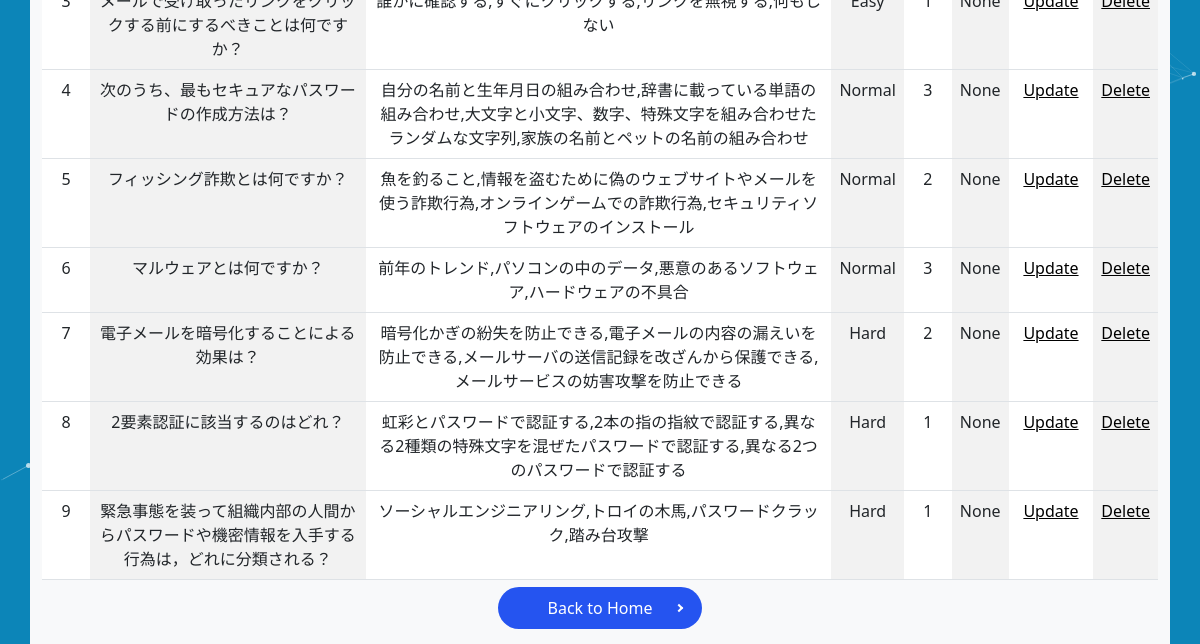
The app's page /questions_manager (lower part), older data.
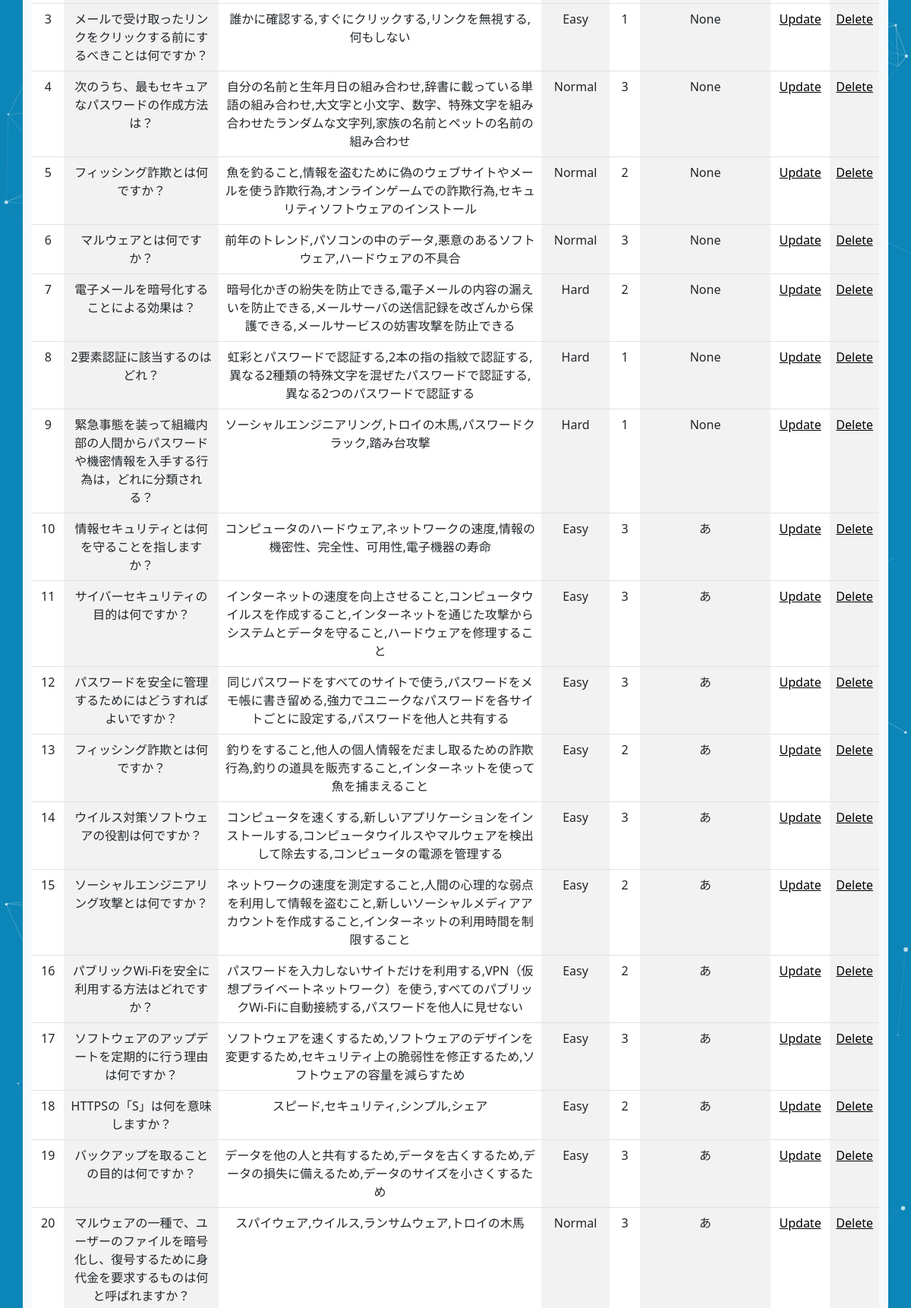
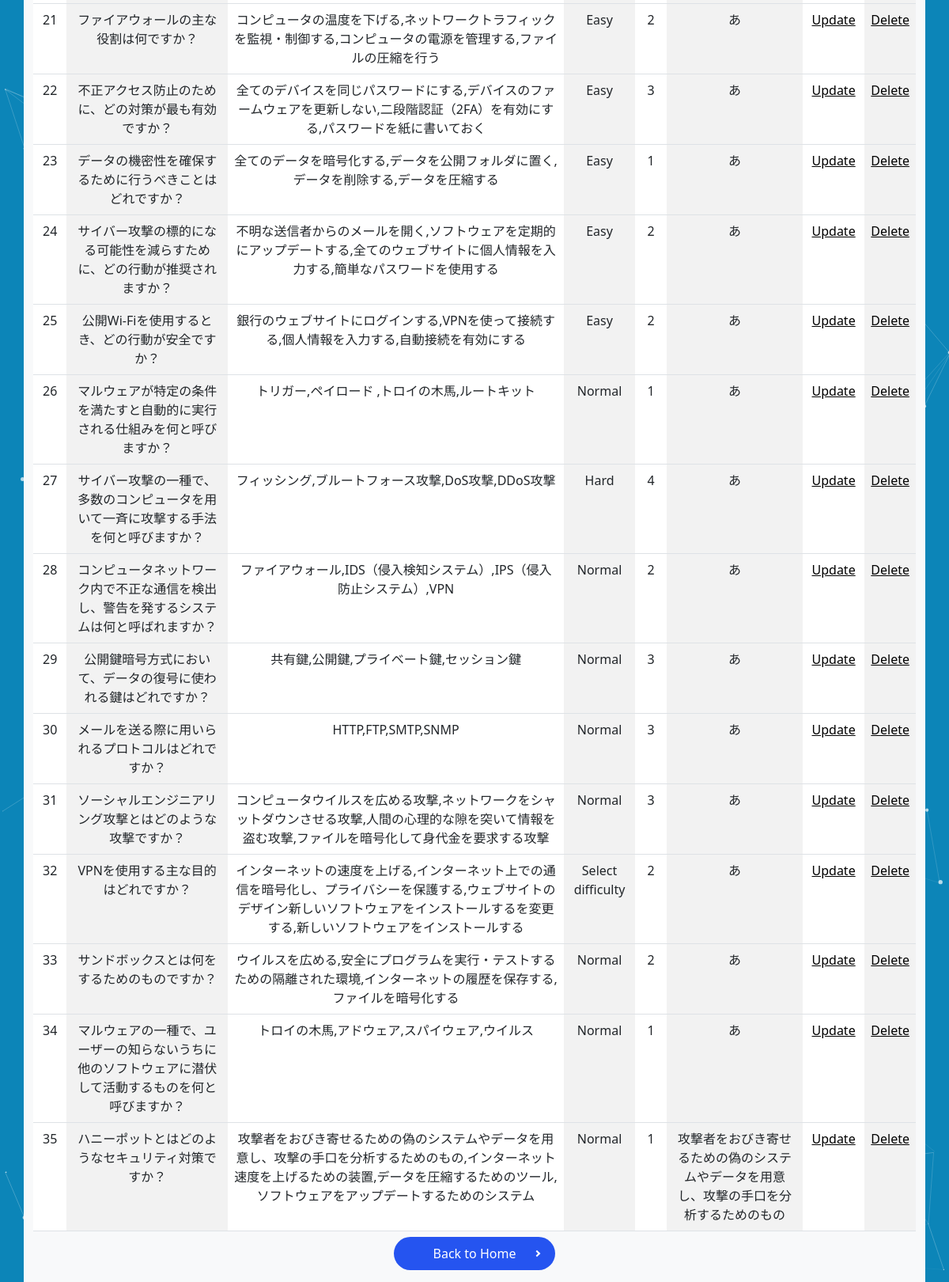
The same page, newer data (2 pictures, top to bottom).
### app.py (models this page shows)
class Question(db.Model):
    id = db.Column(db.Integer, primary_key=True)
    text = db.Column(db.Text, nullable=False)
    choices = db.Column(db.Text, nullable=False)
    difficulty = db.Column(db.String(50), nullable=False)
    correct_choice = db.Column(db.Integer, nullable=False)
    explain = db.Column(db.Text, nullable=True)

### app.py (the view)
@app.route("/questions_manager")
def list_questions_manager():
    questions = Question.query.all()
    return render_template("manager/question_list.html", questions=questions)

### templates/manager/question_list.html (shortened to what this page needs)
{% extends 'base.html' %}
{% block body %}
<div id="particles-js"></div>
<link rel="stylesheet" href="../../static/css/background.css">
<link rel="stylesheet" href="../../static/css/yajirusi_button.css">
<br>
<br>
<div class="container-sm bg-light text-center" style="width: 1600px;">
    <table class="table table-striped-columns">
        <tbody>
            {% for question in questions %}
            <tr>
                <td>{{ question.id }}</td>
                <td>{{ question.text }}</td>
                <td>{{ question.choices }}</td>
                <td>{{ question.difficulty }}</td>
                <td>{{ question.correct_choice }}</td>
                <td>{{ question.explain }}</td>
                <td><a href="/update/{{ question.id }}" role="button">Update</a> </td>
                <td><a href="/delete/{{ question.id }}" role="button">Delete</a> </td>
            </tr>
            {% endfor %}
        </tbody>
    </table>
    <div class="">
        <a href="/manager" class="button mb_top">Back to Home</a>
    </div><br>
</div>
{% endblock %}

Row changes from the older to the newer data that the page shows:
now on this page (row unchanged): Question: id "3", text "メールで受け取ったリンクをクリックする前にするべきことは何ですか？", choices "誰かに確認する,すぐにクリックする,リンクを無視する,何もしない", difficulty "Easy", correct_choice "1", explain "None"
added Question: id "10", text "情報セキュリティとは何を守ることを指しますか？", choices "コンピュータのハードウェア,ネットワークの速度,情報の機密性、完全性、可用性,電子機器の寿命", difficulty "Easy", correct_choice "3", explain "あ"
added Question: id "11", text "サイバーセキュリティの目的は何ですか？", choices "インターネットの速度を向上させること,コンピュータウイルスを作成すること,インターネットを通じた攻撃からシステムとデータを守ること,ハードウェアを修理すること", difficulty "Easy", correct_choice "3", explain "あ"
added Question: id "12", text "パスワードを安全に管理するためにはどうすればよいですか？", choices "同じパスワードをすべてのサイトで使う,パスワードをメモ帳に書き留める,強力でユニークなパスワードを各サイトごとに設定する,パスワードを他人と共有する", difficulty "Easy", correct_choice "3", explain "あ"
added Question: id "13", text "フィッシング詐欺とは何ですか？", choices "釣りをすること,他人の個人情報をだまし取るための詐欺行為,釣りの道具を販売すること,インターネットを使って魚を捕まえること", difficulty "Easy", correct_choice "2", explain "あ"
added Question: id "14", text "ウイルス対策ソフトウェアの役割は何ですか？", choices "コンピュータを速くする,新しいアプリケーションをインストールする,コンピュータウイルスやマルウェアを検出して除去する,コンピュータの電源を管理する", difficulty "Easy", correct_choice "3", explain "あ"
added Question: id "15", text "ソーシャルエンジニアリング攻撃とは何ですか？", choices "ネットワークの速度を測定すること,人間の心理的な弱点を利用して情報を盗むこと,新しいソーシャルメディアアカウントを作成すること,インターネットの利用時間を制限すること", difficulty "Easy", correct_choice "2", explain "あ"
added Question: id "16", text "パブリックWi-Fiを安全に利用する方法はどれですか？", choices "パスワードを入力しないサイトだけを利用する,VPN（仮想プライベートネットワーク）を使う,すべてのパブリックWi-Fiに自動接続する,パスワードを他人に見せない", difficulty "Easy", correct_choice "2", explain "あ"
added Question: id "17", text "ソフトウェアのアップデートを定期的に行う理由は何ですか？", choices "ソフトウェアを速くするため,ソフトウェアのデザインを変更するため,セキュリティ上の脆弱性を修正するため,ソフトウェアの容量を減らすため", difficulty "Easy", correct_choice "3", explain "あ"
added Question: id "18", text "HTTPSの「S」は何を意味しますか？", choices "スピード,セキュリティ,シンプル,シェア", difficulty "Easy", correct_choice "2", explain "あ"
added Question: id "19", text "バックアップを取ることの目的は何ですか？", choices "データを他の人と共有するため,データを古くするため,データの損失に備えるため,データのサイズを小さくするため", difficulty "Easy", correct_choice "3", explain "あ"
added Question: id "20", text "マルウェアの一種で、ユーザーのファイルを暗号化し、復号するために身代金を要求するものは何と呼ばれますか？", choices "スパイウェア,ウイルス,ランサムウェア,トロイの木馬", difficulty "Normal", correct_choice "3", explain "あ"
added Question: id "21", text "ファイアウォールの主な役割は何ですか？", choices "コンピュータの温度を下げる,ネットワークトラフィックを監視・制御する,コンピュータの電源を管理する,ファイルの圧縮を行う", difficulty "Easy", correct_choice "2", explain "あ"
added Question: id "22", text "不正アクセス防止のために、どの対策が最も有効ですか？", choices "全てのデバイスを同じパスワードにする,デバイスのファームウェアを更新しない,二段階認証（2FA）を有効にする,パスワードを紙に書いておく", difficulty "Easy", correct_choice "3", explain "あ"
added Question: id "23", text "データの機密性を確保するために行うべきことはどれですか？", choices "全てのデータを暗号化する,データを公開フォルダに置く,データを削除する,データを圧縮する", difficulty "Easy", correct_choice "1", explain "あ"
added Question: id "24", text "サイバー攻撃の標的になる可能性を減らすために、どの行動が推奨されますか？", choices "不明な送信者からのメールを開く,ソフトウェアを定期的にアップデートする,全てのウェブサイトに個人情報を入力する,簡単なパスワードを使用する", difficulty "Easy", correct_choice "2", explain "あ"
added Question: id "25", text "公開Wi-Fiを使用するとき、どの行動が安全ですか？", choices "銀行のウェブサイトにログインする,VPNを使って接続する,個人情報を入力する,自動接続を有効にする", difficulty "Easy", correct_choice "2", explain "あ"
added Question: id "26", text "マルウェアが特定の条件を満たすと自動的に実行される仕組みを何と呼びますか？", choices "トリガー,ペイロード ,トロイの木馬,ルートキット", difficulty "Normal", correct_choice "1", explain "あ"
added Question: id "27", text "サイバー攻撃の一種で、多数のコンピュータを用いて一斉に攻撃する手法を何と呼びますか？", choices "フィッシング,ブルートフォース攻撃,DoS攻撃,DDoS攻撃", difficulty "Hard", correct_choice "4", explain "あ"
added Question: id "28", text "コンピュータネットワーク内で不正な通信を検出し、警告を発するシステムは何と呼ばれますか？", choices "ファイアウォール,IDS（侵入検知システム）,IPS（侵入防止システム）,VPN", difficulty "Normal", correct_choice "2", explain "あ"
added Question: id "29", text "公開鍵暗号方式において、データの復号に使われる鍵はどれですか？", choices "共有鍵,公開鍵,プライベート鍵,セッション鍵", difficulty "Normal", correct_choice "3", explain "あ"
added Question: id "30", text "メールを送る際に用いられるプロトコルはどれですか？", choices "HTTP,FTP,SMTP,SNMP", difficulty "Normal", correct_choice "3", explain "あ"
added Question: id "31", text "ソーシャルエンジニアリング攻撃とはどのような攻撃ですか？", choices "コンピュータウイルスを広める攻撃,ネットワークをシャットダウンさせる攻撃,人間の心理的な隙を突いて情報を盗む攻撃,ファイルを暗号化して身代金を要求する攻撃", difficulty "Normal", correct_choice "3", explain "あ"
added Question: id "32", text "VPNを使用する主な目的はどれですか？", choices "インターネットの速度を上げる,インターネット上での通信を暗号化し、プライバシーを保護する,ウェブサイトのデザイン新しいソフトウェアをインストールするを変更する,新しいソフトウェアをインストールする", difficulty "Select difficulty", correct_choice "2", explain "あ"
added Question: id "33", text "サンドボックスとは何をするためのものですか？", choices "ウイルスを広める,安全にプログラムを実行・テストするための隔離された環境,インターネットの履歴を保存する,ファイルを暗号化する", difficulty "Normal", correct_choice "2", explain "あ"
added Question: id "34", text "マルウェアの一種で、ユーザーの知らないうちに他のソフトウェアに潜伏して活動するものを何と呼びますか？", choices "トロイの木馬,アドウェア,スパイウェア,ウイルス", difficulty "Normal", correct_choice "1", explain "あ"
added Question: id "35", text "ハニーポットとはどのようなセキュリティ対策ですか？", choices "攻撃者をおびき寄せるための偽のシステムやデータを用意し、攻撃の手口を分析するためのもの,インターネット速度を上げるための装置,データを圧縮するためのツール,ソフトウェアをアップデートするためのシステム", difficulty "Normal", correct_choice "1", explain "攻撃者をおびき寄せるための偽のシステムやデータを用意し、攻撃の手口を分析するためのもの"
